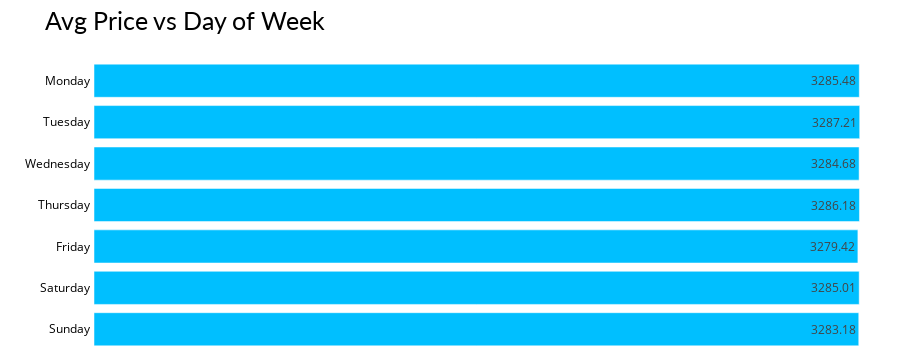

The notebook cell this image was saved under:
### Code cell
import plotly.express as px

# data
df_dw_sa = visual.groupby('day_of_week').agg({"price" : "mean"}).reset_index()
df_dw_sa.price = round(df_dw_sa.price, 2)

# chart
fig = px.bar(df_dw_sa, y='day_of_week', x='price', title='Avg Price vs Day of Week',
             color_discrete_sequence=['#00BFFF'], text='price',
             category_orders=dict(day_of_week=["Monday","Tuesday","Wednesday","Thursday", "Friday","Saturday","Sunday"]))
fig.update_yaxes(showgrid=False, ticksuffix=' ', showline=False)
fig.update_xaxes(visible=False)
fig.update_layout(margin=dict(t=60, b=0, l=0, r=0), height=350,
                  hovermode="y unified", 
                  yaxis_title=" ", template='plotly_white',
                  title_font=dict(size=25, color='#000000', family="Lato, sans-serif"),
                  font=dict(color='#000000'),
                  hoverlabel=dict(bgcolor="#c6ccd8", font_size=13, font_family="Lato, sans-serif"))

### Figure 1 — Plotly figure (JSON) as saved in the notebook; plotly's stock layout.template omitted (floating-point values rounded to 4 significant figures)
{"data": [{"alignmentgroup": "True", "hovertemplate": "price=%{text}<br>day_of_week=%{y}<extra></extra>", "legendgroup": "", "marker": {"color": "#00BFFF", "pattern": {"shape": ""}}, "name": "", "offsetgroup": "", "orientation": "h", "showlegend": false, "text": [3279.0, 3285.0, 3285.0, 3283.0, 3286.0, 3287.0, 3285.0], "textposition": "auto", "type": "bar", "x": [3279.0, 3285.0, 3285.0, 3283.0, 3286.0, 3287.0, 3285.0], "xaxis": "x", "y": ["Friday", "Monday", "Saturday", "Sunday", "Thursday", "Tuesday", "Wednesday"], "yaxis": "y"}], "layout": {"barmode": "relative", "font": {"color": "#000000"}, "height": 350, "hoverlabel": {"bgcolor": "#c6ccd8", "font": {"family": "Lato, sans-serif", "size": 13}}, "hovermode": "y unified", "legend": {"tracegroupgap": 0}, "margin": {"b": 0, "l": 0, "r": 0, "t": 60}, "title": {"font": {"color": "#000000", "family": "Lato, sans-serif", "size": 25}, "text": "Avg Price vs Day of Week"}, "xaxis": {"anchor": "y", "domain": [0, 1], "title": {"text": "price"}, "visible": false}, "yaxis": {"anchor": "x", "categoryarray": ["Sunday", "Saturday", "Friday", "Thursday", "Wednesday", "Tuesday", "Monday"], "categoryorder": "array", "domain": [0, 1], "showgrid": false, "showline": false, "ticksuffix": " ", "title": {"text": " "}}}}
